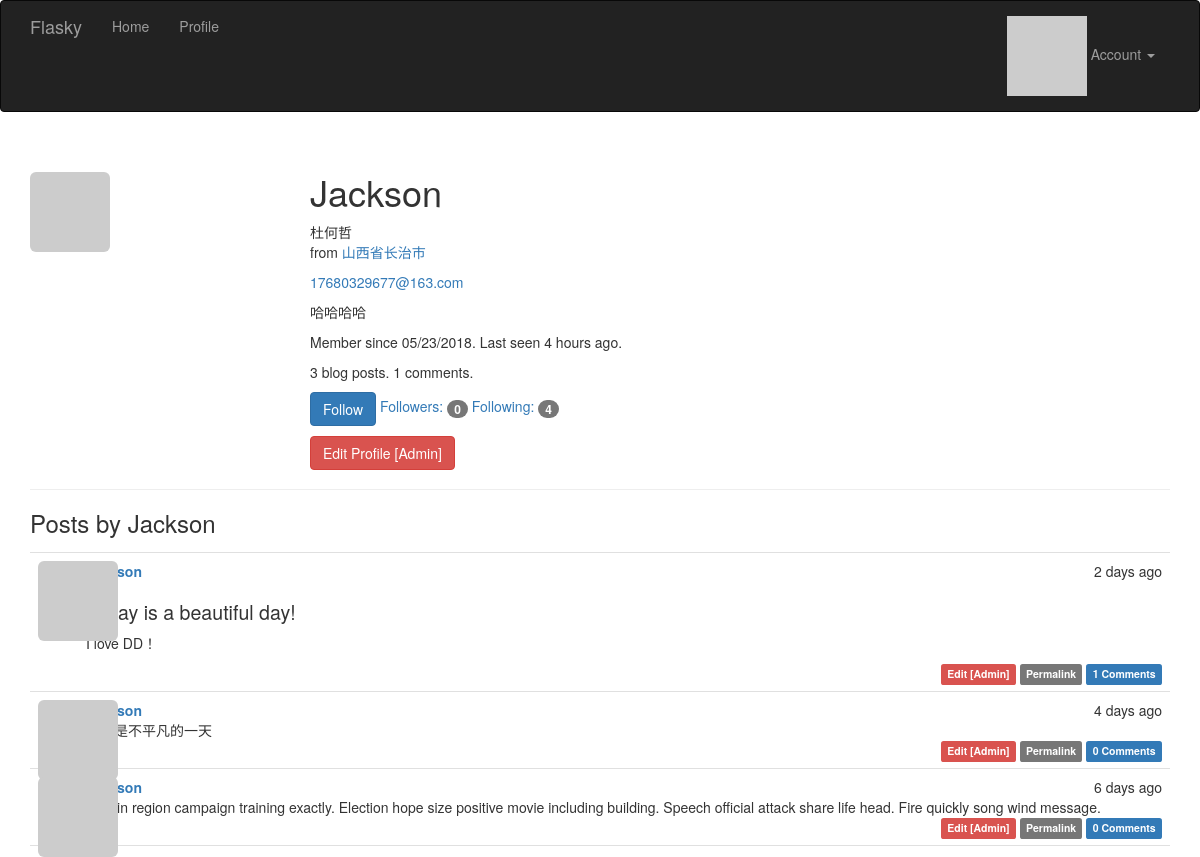
Screenshot of /user/Jackson (signed in) with the database file from the repository.
### app/models.py (models this page shows, shortened)
class User(db.Model, UserMixin):
    __tablename__ = 'users'
    id = db.Column(db.Integer, primary_key=True)    # 用户id
    email = db.Column(db.String(64), unique=True, index=True)   # email地址
    username = db.Column(db.String(64), unique=True, index=True)    # 用户名
    password_hash = db.Column(db.String(128))   # 散列的密码
    role_id = db.Column(db.Integer, db.ForeignKey('roles.id'))  # 角色id
    confirmed = db.Column(db.Boolean, default=False)    # 是否确认邮箱
    name = db.Column(db.String(64))     # 真实姓名
    location = db.Column(db.String(64))     # 所在地
    about_me = db.Column(db.Text())     # 自我介绍
    member_since = db.Column(db.DateTime(), default=datetime.utcnow)    # 注册时间
    last_seen = db.Column(db.DateTime(), default=datetime.utcnow)   # 上次登录时间
    avatar_hash = db.Column(db.String(32))      # 用于存储用户邮箱地址的hash值 便于获取头像
    posts = db.relationship('Post', backref='author', lazy='dynamic')
    followed = db.relationship('Follow',
                               foreign_keys=[Follow.follower_id],
                               backref=db.backref('follower', lazy='joined'),
                               lazy='dynamic',
                               cascade='all, delete-orphan')
    followers = db.relationship('Follow',
                                foreign_keys=[Follow.followed_id],
                                backref=db.backref('followed', lazy='joined'),
                                lazy='dynamic',
                                cascade='all, delete-orphan')
    comments = db.relationship('Comment', backref='author', lazy='dynamic')
    @property
    def password(self):
        raise AttributeError('password is not a readable attribute')
    def can(self, permissions):
        return self.role is not None and (self.role.permissions & permissions) == permissions   # 做与操作即可判断
    def is_administrator(self):
        return self.can(Permission.ADMINISTER)
    def ping(self):
        self.last_seen = datetime.utcnow()
        db.session.add(self)
    def gravatar_hash(self):
        return hashlib.md5(self.email.encode('utf-8')).hexdigest()
    def gravatar(self, size=100, default='identicon', rating='g'):
        if request.is_secure:
            url = 'https://secure.gravatar.com/avatar'
        else:
            url = 'https://www.gravatar.com/avatar'
        hash = self.avatar_hash or self.gravatar_hash()
        return '{url}/{hash}?s={size}&d={default}&r={rating}'.format(
            url=url, hash=hash, size=size, default=default, rating=rating)
    def is_following(self, user):
        return self.followed.filter_by(followed_id=user.id).first() is not None

class Post(db.Model):
    __tablename__ = 'posts'
    id = db.Column(db.Integer, primary_key=True)
    body = db.Column(db.Text)
    body_html = db.Column(db.Text)
    timestamp = db.Column(db.DateTime, index=True, default=datetime.utcnow)
    author_id = db.Column(db.Integer, db.ForeignKey('users.id'))
    comments = db.relationship('Comment', backref='post', lazy='dynamic')

### app/main/views.py (the view)
@main.route('/user/<username>')
def user(username):
    user = User.query.filter_by(username=username).first_or_404()
    posts = user.posts.order_by(Post.timestamp.desc()).all()
    return render_template('user.html', user=user, posts=posts)

### app/auth/views.py (called while the page is built)
@auth.before_app_request
def before_request():
    if current_user.is_authenticated:
        current_user.ping()     # 在每个用户登录时获取登录时间
        if not current_user.confirmed \
                and request.endpoint \
                and request.blueprint != 'auth' \
                and request.endpoint != 'static':
            return redirect(url_for('auth.unconfirmed'))

### app/main/__init__.py (called while the page is built)
@main.app_context_processor
def inject_permissions():
    return dict(Permission=Permission)

### app/models.py (called while the page is built)
@login_manager.user_loader
def load_user(user_id):
    return User.query.get(int(user_id))

### app/templates/user.html (shortened to what this page needs)
{% extends "base.html" %}
{% import "_macros.html" as macros %}
{% block page_content %}
<div class="page-header">
    <img class="img-rounded profile-thumbnail" src="{{ user.gravatar(size=256) }}">
    <div class="profile-header">
        <h1>{{ user.username }}</h1>
        {% if user.name or user.location %}
        <p>
            {% if user.name %}{{ user.name }}<br>{% endif %}
            {% if user.location %}
                from <a href="http://maps.google.com/?q={{ user.location }}">{{ user.location }}</a><br>
            {% endif %}
        </p>
        {% endif %}
        {% if current_user.is_administrator() %}
        <p><a href="mailto:{{ user.email }}">{{ user.email }}</a></p>
        {% endif %}
        {% if user.about_me %}<p>{{ user.about_me }}</p>{% endif %}
        <p>Member since {{ moment(user.member_since).format('L') }}. Last seen {{ moment(user.last_seen).fromNow() }}.</p>
        <p>{{ user.posts.count() }} blog posts. {{ user.comments.count() }} comments.</p>
        <p>
            {% if current_user.can(Permission.FOLLOW) and user != current_user %}
                {% if not current_user.is_following(user) %}
                <a href="{{ url_for('.follow', username=user.username) }}" class="btn btn-primary">Follow</a>
                {% else %}
                <a href="{{ url_for('.unfollow', username=user.username) }}" class="btn btn-default">Unfollow</a>
                {% endif %}
            {% endif %}
            <a href="{{ url_for('.followers', username=user.username) }}">Followers: <span class="badge">{{ user.followers.count() -1 }}</span></a>
            <a href="{{ url_for('.followed_by', username=user.username) }}">Following: <span class="badge">{{ user.followed.count() -1 }}</span></a>
        </p>
        <p>
            {% if current_user.is_administrator() %}
            <a class="btn btn-danger" href="{{ url_for('.edit_profile_admin', id=user.id) }}">Edit Profile [Admin]</a>
            {% endif %}
        </p>
    </div>
</div>
    <h3>Posts by {{ user.username }}</h3>
    {% include '_post.html' %}
{% endblock %}

### app/templates/base.html (shortened to what this page needs)
{% extends "bootstrap/base.html" %}
{% block head %}
    {{ super() }}
    <link rel="stylesheet" type="text/css" href="{{ url_for('static', filename='styles.css') }}">
{% endblock %}
{% block navbar %}
<div class="navbar navbar-inverse" role="navigation">
    <div class="container">
        <div class="navbar-header">
            <a class="navbar-brand" href="{{ url_for('main.index') }}">Flasky</a>
        </div>
        <div class="navbar-collapse collapse">
            <ul class="nav navbar-nav">
                <li><a href="{{ url_for('main.index') }}">Home</a></li>
                {% if current_user.is_authenticated %}
                <li><a href="{{ url_for('main.user', username=current_user.username) }}">Profile</a></li>
                {% endif %}
            </ul>
            <ul class="nav navbar-nav navbar-right">
                {% if current_user.is_authenticated %}
                <li class="dropdown">
                    <a href="#" class="dropdown-toggle" data-toggle="dropdown">
                        <img src="{{ current_user.gravatar(size=18) }}">
                        Account <b class="caret"></b>
                    </a>
                </li>
                {% else %}
                <li><a href="{{ url_for('auth.login') }}">Log In</a></li>
                {% endif %}
            </ul>
        </div>
    </div>
</div>
{% endblock %}
{% block content %}
<div class="container">
    {% block page_content %}{% endblock %}
</div>
{% endblock %}

### app/templates/_post.html
<ul class="posts">
    {% for post in posts %}
    <li class="post">
        <div class="post-thumbnail">
            <a href="{{ url_for('.user', username=post.author.username) }}">
                <img class="img-rounded profile-thumbnail" src="{{ post.author.gravatar(size=40) }}">
            </a>
        </div>
        <div class="post-content">
            <div class="post-date">{{ moment(post.timestamp).fromNow() }}</div>
            <div class="post-author"><a href="{{ url_for('.user', username=post.author.username) }}">{{ post.author.username }}</a></div>
            <div class="post-body">
                {% if post.body_html %}
                    {{ post.body_html | safe }}
                {% else %}
                    {{ post.body }}
                {% endif %}
            </div>
            <div class="post-footer">
                {% if current_user == post.author %}
                    <a href="{{ url_for('.edit', id=post.id) }}">
                        <span class="label label-primary">Edit</span>
                    </a>
                {% elif current_user.is_administrator() %}
                    <a href="{{ url_for('.edit', id=post.id) }}">
                        <span class="label label-danger">Edit [Admin]</span>
                    </a>
                {% endif %}
                <a href="{{ url_for('.post', id=post.id) }}">
                    <span class="label label-default">Permalink</span>
                </a>
                <a href="{{ url_for('.post', id=post.id) }}#comments">
                    <span class="label label-primary">{{ post.comments.count() }} Comments</span>
                </a>
            </div>
        </div>
    </li>
    {% endfor %}
</ul>

### app/static/styles.css (style rules this page uses)
.profile-thumbnail { position: absolute; }
.profile-header { min-height: 260px; margin-left: 280px; }
ul.posts { list-style-type: none; padding: 0px; margin: 16px 0px 0px 0px; border-top: 1px solid #e0e0e0; }
ul.posts li.post { padding: 8px; border-bottom: 1px solid #e0e0e0; }
div.post-date { float: right; }
div.post-author { font-weight: bold; }
div.post-thumbnail { position: absolute; }
div.post-content { margin-left: 48px; min-height: 48px; }
div.post-footer { text-align: right; }
.post-body h1 { font-size: 140%; }

### rows the page displays
User: username "Jackson", name "杜何哲", location "山西省长治市", email "17680329677@163.com", about_me "哈哈哈哈", member_since "05/23/2018", last_seen "4 hours ago"
Post: timestamp "2 days ago", body_html "Today is a beautiful day! I love DD！", comments.count "1"
Post: timestamp "4 days ago", body "今天是不平凡的一天", comments.count "0"
Post: timestamp "6 days ago", body "Else in region campaign training exactly. Election hope size positive movie including building. Speech official attack share life head. Fire quickly song wind message.", comments.count "0"

### other values shown
{{ user.posts.count() }} "3"
{{ user.comments.count() }} "1"
{{ user.followers.count() -1 }} "0"
{{ user.followed.count() -1 }} "4"
